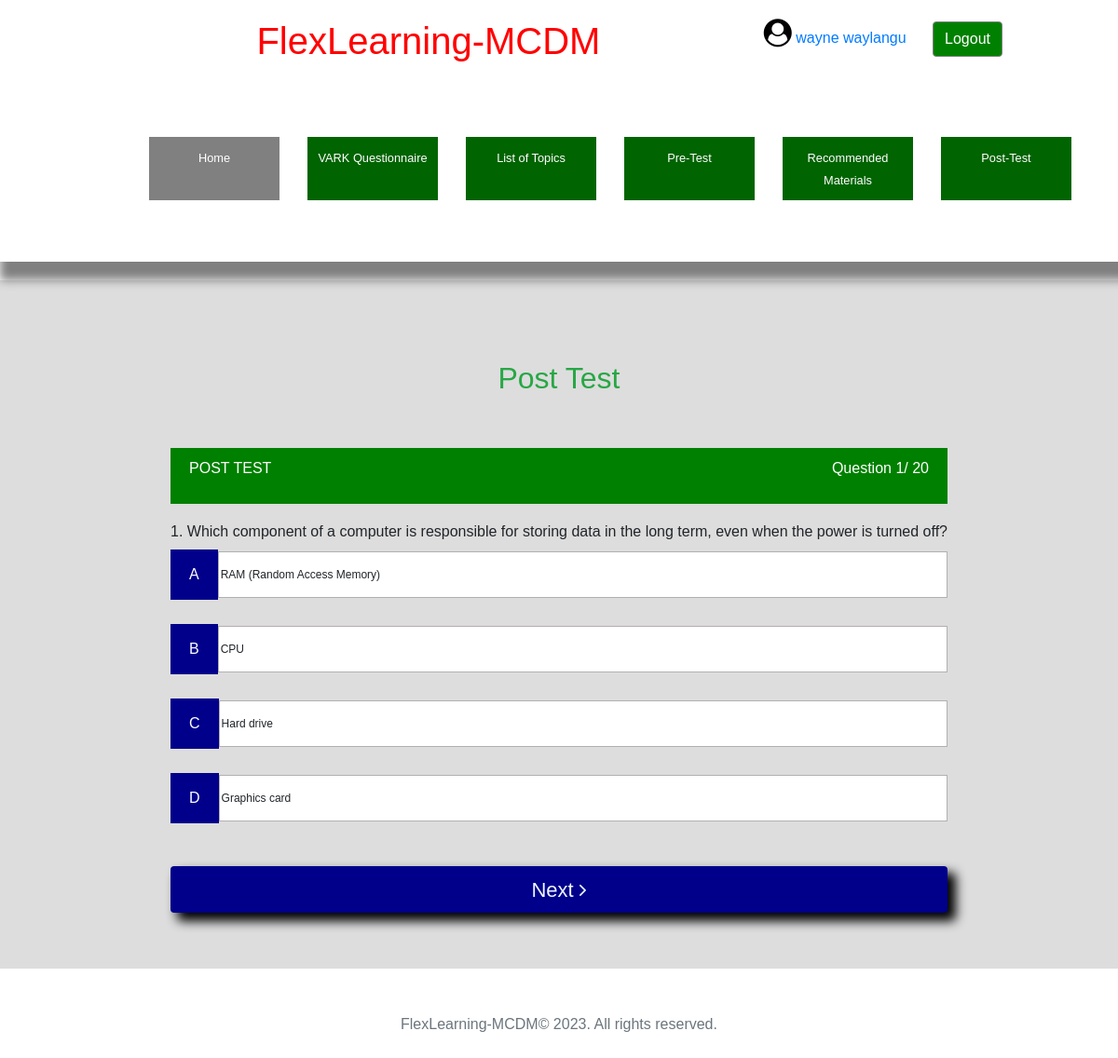
Screenshot of /postTestQuiz/1 (signed in) with the database file from the repository.
### app.py (models this page shows, shortened)
class User(UserMixin, db.Model):
    id = db.Column(db.Integer, primary_key=True)
    name = db.Column(db.String(100), nullable=False)
    email = db.Column(db.String(120), unique=True, nullable=False)
    age = db.Column(db.Integer)
    gender = db.Column(db.String(10))
    major = db.Column(db.String(100))
    student_id = db.Column(db.String(20), unique=True, nullable=False)
    password = db.Column(db.String(60), nullable=False)
    pre_test_knowledge_gap = db.Column(db.Float, nullable=True)
    post_test_knowledge_gap = db.Column(db.Float, nullable=True)
    dominant_vark_style = db.Column(db.String(10), nullable=True)
    style_first = db.Column(db.String(10), nullable=True)
    style_second = db.Column(db.String(10), nullable=True)
    style_third = db.Column(db.String(10), nullable=True)
    style_fourth = db.Column(db.String(10), nullable=True)
    pre_test_duration = db.Column(db.String(10), nullable=True)

class QuestionMC(db.Model):
    id = db.Column(db.Integer, primary_key=True)
    question_text = db.Column(db.String(500), nullable=False)
    options = db.relationship('OptionMC', backref='question', lazy=True)
    category = db.Column(db.String, nullable=True)

class OptionMC(db.Model):
    id = db.Column(db.Integer, primary_key=True)
    question_id = db.Column(db.Integer, db.ForeignKey('question_mc.id'), nullable=False)
    option_id = db.Column(db.String(1), nullable=False)
    content = db.Column(db.String(500), nullable=False)

### app.py (the view, shortened to what this page needs)
@app.route('/postTestQuiz/<int:question_number>', methods=['GET', 'POST'])
@login_required
def Post_Test_Quiz(question_number):
    if not is_logged_in():
        flash('You need to log in first.', 'warning')
        return redirect(url_for('login'))
    if not current_user.dominant_vark_style:
        flash("You have to handle the vark questionnare first", "danger")
        return redirect(url_for('vark_questionnaire', question_number=1))
    if not current_user.pre_test_knowledge_gap:
        flash("You have to handle the Pre-Test questionnare first", "danger")
        return redirect(url_for('Pre_Test_Quiz', question_number=1))
    current_question = QuestionMC.query.filter_by(id=question_number).first()
    if question_number == 1:
        if "post_test_start_time" not in session:
            session["post_test_start_time"] = datetime.datetime.now()
    if current_question is None or current_question == 20:
        knowledge_gap = calculate_knowledge_gap()
        if "post_test_end_time" in session:
            session["post_test_end_time"] = datetime.datetime.now()
        return render_template('thank_you.html', knowledge_gap=knowledge_gap)
    options = OptionMC.query.filter_by(question_id=question_number).all()
    return render_template('postTestQuiz.html', question=current_question.question_text, options=options, question_number=question_number, T_num_Q=20)

### app.py (called while the page is built)
@login_manager.user_loader
def load_user(user_id):
    return User.query.get(int(user_id))

def is_logged_in():
    return 'user_id' in session

### templates/postTestQuiz.html (shortened to what this page needs)
{% extends 'base.html' %}
{% block content %}
<!DOCTYPE html>
<html>
<head>
    <link rel="stylesheet" href="{{ url_for('static', filename='css/style.css') }}">
    <link rel="stylesheet" href="https://cdnjs.cloudflare.com/ajax/libs/font-awesome/4.7.0/css/font-awesome.min.css">
</head>
<body>
    <div class="questionnaeContainer">
        <div class="container">
            <h2 class="text-center text-success py-5">Post Test </h2>
            <div style="background-color: green;color: white; padding: 10px 20px; margin-bottom: 20px; display: flex; justify-content: space-between; align-items: center;"><p>POST TEST </p> <p>Question {{question_number}}/ 20</p> </div>
            <div class="number_of_question">
                <p>{{question_number}}</p> / <p>{{T_num_Q}}</p>
            </div>
            <form method="post" action="{{ url_for('Post_Test_Quiz', question_number=question_number) }}">
                <div class="questionDiv">
                    <h6 class="question">{{question_number}}. {{ question }}</h6>
                </div>
                <div class="options" >
                    {% for option in options %}
                        <div class="option" onclick="selectRadio('{{ option.id }}')">
                            <p id="{{ option.id }}">{{ option.option_id }}</p>
                            <p class="choice_content" id = "content_{{ option.id }}">{{ option.content }}</p>
                        </div>
                    {% endfor %}
                </div>
                <div class="nextButton">
                    <button type="submit" name="action" class="btn nextBtn" value="next">Next <i class="fa fa fa-angle-right"></i></button>
                </div>
            </form>
        </div>
    </div>
</body>
</html>
{% endblock %}

### templates/base.html (shortened to what this page needs)
<!DOCTYPE html>
<html lang="en">
<head>
    <link rel="stylesheet" href="https://stackpath.bootstrapcdn.com/bootstrap/4.3.1/css/bootstrap.min.css">
    <link rel="stylesheet" href="https://cdnjs.cloudflare.com/ajax/libs/font-awesome/4.7.0/css/font-awesome.min.css">
</head>
<body>
    <header>
        <div class="header ">
            <div class="top_container">
              <div class="d app_top_nav">
                  <h1 class="navTitle text-center">FlexLearning-MCDM</h1>
                  {% if current_user.is_authenticated  %}
                        <p class="user_profile_view_windows">
                            <a href="{{ url_for('user_profile') }}">
                                <i class="fa fa-user-circle" style="color: black; font-size: 30px;"></i>
                                {{current_user.name}}
                                <a href="{{url_for('logout')}}" class="btn mx-4" style="border: 1px solid gray; background-color: green; color: white;"> Logout</a>
                            </a>
                        </p>
                {% else %}
                    <a href="{{url_for('login')}}" class="btn mx-4" style="border: 1px solid gray; background-color: green; color: white;">Log In</a>
                {% endif %}
              </div>
              <nav class="Nav">
                  <ul class="navList">
                      <li class="navItems active"><a href="{{ url_for ('home')}}" class="navLink">Home</a></li>
                      <li class="navItems"><a href="{{ url_for('vark_questionnaire', question_number=1) }}" class="navLink">VARK Questionnaire</a></li>
                      <li class="navItems"><a href="{{url_for('topics')}}" class="navLink">List of Topics</a></li>
                      <li class="navItems"><a href="{{url_for('Pre_Test_Quiz', question_number=1)}}" class="navLink">Pre-Test</a></li>
                      <li class="navItems"><a href="{{url_for('recommendations')}}" class="navLink">Recommended Materials</a></li>
                      <li class="navItems"><a href="{{url_for('Post_Test_Quiz', question_number=1)}}" class="navLink">Post-Test</a></li>
                  </ul>
              </nav>
            </div>
        </div>
    </header>
    <div class="d-flex justify-content-center pt-2" style="background-color: rgb(221, 221, 221);">
        <div class="content">
            {% block content %}{% endblock %}
        </div>
    </div>
<footer class="footer py-5 text-center">
    <div class="container">
        <span class="text-muted">FlexLearning-MCDM&copy; 2023. All rights reserved.</span>
    </div>
</footer>
</body>
</html>

### static/css/style.css (style rules this page uses)
:root { --primary-color: darkblue; --secondary-color: yellow; --colot-text: rgb(83, 83, 83); --bg-border: rgb(179, 175, 175); }
* { padding: 0; margin: 0; box-sizing: border-box; font-family: Arial, Helvetica, sans-serif; }
.questionnaeContainer { display: flex; justify-content: center; align-items: center; height: fit-content; padding: 10px; }
.questionnaeContainer .option { display: flex; margin: 10px 0; align-items: center; }
.option p:first-child { background-color: var(--primary-color); text-align: center; padding: 15px 20px; color: white; }
.option p:last-child { border: 1px solid var(--bg-border); padding: 15px 0; padding: 15px 2px; font-size: 12px; background-color: white; width: 100%; transition: 1s; }
.nextBtn { width: 100%; height: 50px; background-color: var(--primary-color); border: 0; margin-top: 20px; color: aliceblue; font-family: 800; font-size: 22px; box-shadow: 8px 8px 12px 1px black; transition: 0.4s; }
.number_of_question { display: flex; position: absolute; top: 10%; right: 5%; color: var(--primary-color); font-size: 18px; }

### templates/base.html (style rules this page uses)
:root { --primary-color: rgb(30, 241, 241); --secondary-color: yellow; --colot-text: rgb(83, 83, 83); --bg-border: rgb(179, 175, 175); }
* { margin: 0; padding: 0; box-sizing: border-box; }
.header { margin-bottom: 20px; }
.top_container { box-shadow: 10px 10px 10px 10px gray; width: 100%; position: sticky; top: 0; z-index: 1000; background-color: white; }
.app_top_nav { display: flex;align-items: center; justify-content: space-between; padding: 20px 100px; }
nav { display: flex; justify-content: space-between; align-items: center; padding: 50px 50px; }
.navTitle { color: red; text-align: center; }
.navList { display: flex; gap: 30px; width: 90%; }
.navList li { list-style: none; width: 30%; padding: 10px 10px; text-align: center; background-color: darkgreen; }
.navList li a { font-size: 80%; color: white; text-decoration: none; }
.fa-user-circle { color: white; font-size: 40px; }
.content { max-width: 1000px; }
.navList .active { background-color: gray; }
.active .navLink { color: white; }
body { margin: 0; }
.content { padding-top: 20px; padding-bottom: 50px; }
.navItems.active { background-color: gray; }
.navItems.active .navLink { color: white; }

### rows the page displays
User: name "wayne waylangu"
QuestionMC: question_text "Which component of a computer is responsible for storing data in the long term, even when the power is turned off?"
OptionMC: option_id "A", content "RAM (Random Access Memory)"
OptionMC: option_id "B", content "CPU"
OptionMC: option_id "C", content "Hard drive"
OptionMC: option_id "D", content "Graphics card"
